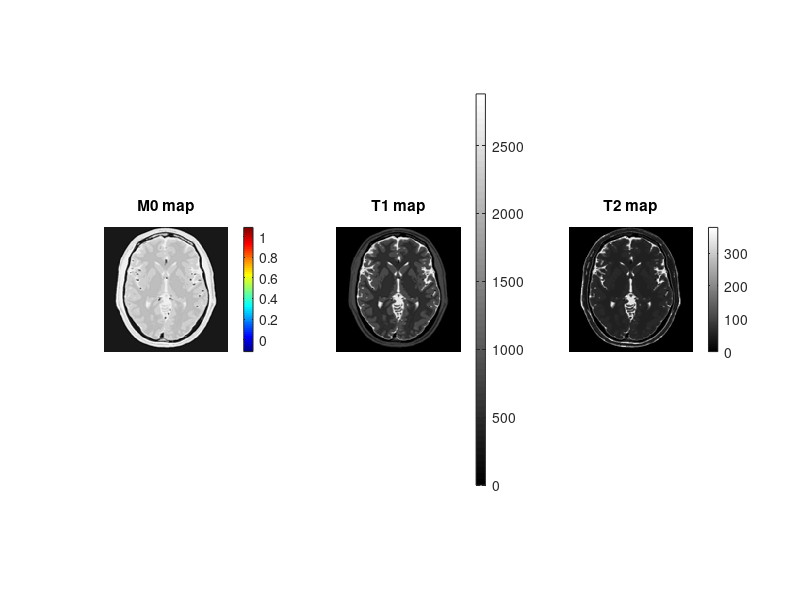

Write MATLAB code to recreate this figure. (Note: this script raises an error after producing the figure.)
% BME 599, HW2
% Problem 2

load('brain_maps.mat')

subplot(1,3,1);
imshow(M0map,[]);
title("M0 map")
colorbar
colormap jet

subplot(1,3,2);
imshow(T1map,[]);
title("T1 map")
colorbar
colormap jet

subplot(1,3,3);
imshow(T2map,[]);
title("T2 map")
colorbar
colormap jet

%% 2a

TR_vec_ms = [500, 4000, 6000]; % from lecture slides
TE_vec_ms = [15, 15, 100]; % from lecture slides
T1w_im = zeros(256,256); % short TR, short TE
PDW_im = zeros(256,256); % long TR, short TE
T2w_im = zeros(256,256); % long TR, long TE

warning off
for j = 1:256
    for k = 1:256
        [Msig,~] = sesignal(T1map(j,k),T2map(j,k),TE_vec_ms(1),TR_vec_ms(1),0,M0map(j,k));
        T1w_im(j,k) = abs(Msig);
        [Msig,~] = sesignal(T1map(j,k),T2map(j,k),TE_vec_ms(2),TR_vec_ms(2),0,M0map(j,k));
        PDW_im(j,k) = abs(Msig);
        [Msig,~] = sesignal(T1map(j,k),T2map(j,k),TE_vec_ms(3),TR_vec_ms(3),0,M0map(j,k));
        T2w_im(j,k) = abs(Msig);
    end

end

%% 2a plots
subplot(1,3,1);
imshow(PDW_im,[]);
title("PDW")

subplot(1,3,2);
imshow(T1w_im,[]);
title("T1w")

subplot(1,3,3);
imshow(T2w_im,[]);
title("T2w")

%% 2b

T1_ms_vec = [1000,1000,2000,2000];
T2_ms_vec = [50,100,50,100];
TR_ms = 3000;
ES_ms = 5;
ETL = 32;

for i = 1:4
    [Msig,Mss] = fsesignal(T1_ms_vec(i),T2_ms_vec(i),ES_ms,TR_ms,0,ETL); % size 32 (values for each echo)
end


%% subfunctions explicitly from http://mrsrl.stanford.edu/~brian/bloch/
% made some edits to solve the homework questions, but base code from here

% 
%	function [Msig,Mss] = sesignal(T1,T2,TE,TR,dfreq,m0)
% 
%	Calculate the steady state signal at TE for a spin-echo
%	sequence, given T1,T2,TR,TE in ms.  Force the
%	transverse magnetization to zero before each excitation.
%	dfreq is the resonant frequency in Hz.  flip is in radians.
%

function [Msig,Mss] = sesignal(T1,T2,TE,TR,dfreq,m0)

Rflip = yrot(pi/2);	% Rotation from excitation pulse (90)
Rrefoc = xrot(pi);	% Rotation from refocusing pulse (usually 180)

[Atr,Btr] = freeprecess(TR-TE,T1,T2,dfreq);	% Propagation TE to TR
[Ate2,Bte2] = freeprecess(TE/2,T1,T2,dfreq);	% Propagation 0 to TE/2
						% (same as TE/2 to TE)

% Neglect residual transverse magnetization prior to excitation.
%Atr = [0 0 0;0 0 0;0 0 1]*Atr;		% (Just keep Mz component)
Atr = [0 0 0;0 0 0;0 0 m0]*Atr;		% (Just keep Mz component) %%% changed from original version for the homework


% Let 	M1 be the magnetization just before the 90.
%	M2 be just before the 180.
%	M3 be at TE.
%	M4 = M1
%
% then
%	M2 = Ate2*Rflip*M1 + Bte2
%	M3 = Ate2*Rrefoc*M2 + Bte2
%	M4 = Atr * M3 + Btr
%
% Solve for M3... (Magnetization at TE)
%

Mss = inv(eye(3)-Ate2*Rrefoc*Ate2*Rflip*Atr) * (Bte2+Ate2*Rrefoc*(Bte2+Ate2*Rflip*Btr));

Msig = Mss(1)+i*Mss(2);

end

function Rz=zrot(phi)
Rz = [cos(phi) -sin(phi) 0;sin(phi) cos(phi) 0; 0 0 1];
end

function Rx=xrot(phi)
Rx = [1 0 0; 0 cos(phi) -sin(phi);0 sin(phi) cos(phi)];
end

function Ry=yrot(phi)
Ry = [cos(phi) 0 sin(phi);0 1 0;-sin(phi) 0 cos(phi)];
end

function Rth=throt(phi,theta)
Rz = zrot(-theta);
Rx = xrot(phi);
Rth = inv(Rz)*Rx*Rz;
end

function [Afp,Bfp]=freeprecess(T,T1,T2,df)
%
%	Function simulates free precession and decay
%	over a time interval T, given relaxation times T1 and T2
%	and off-resonance df.  Times in ms, off-resonance in Hz.
phi = 2*pi*df*T/1000;	% Resonant precession, radians.
E1 = exp(-T/T1);	
E2 = exp(-T/T2);
Afp = [E2 0 0;0 E2 0;0 0 E1]*zrot(phi);
Bfp = [0 0 1-E1]';
end

% 
%	function [Msig,Mss] = fsesignal(T1,T2,TE,TR,dfreq,ETL)
% 
%	Calculate the steady state signal at TE for a multi-echo spin-echo
%	sequence, given T1,T2,TR,TE in ms.  Force the
%	transverse magnetization to zero before each excitation.
%	dfreq is the resonant frequency in Hz.  flip is in radians.
%

function [Msig,Mss] = fsesignal(T1,T2,TE,TR,dfreq,ETL)

Rflip = yrot(pi/2);	% Rotation from Excitation  (usually 90)
Rrefoc = xrot(pi);	% Rotation from Refocusing (usually 180)

[Atr,Btr] = freeprecess(TR-ETL*TE,T1,T2,dfreq);	% Propagation last echo to TR
[Ate2,Bte2] = freeprecess(TE/2,T1,T2,dfreq);	% Propagation over TE/2

% Neglect residual transverse magnetization prior to excitation.
Atr = [0 0 0;0 0 0;0 0 1]*Atr;	% Retain only Mz component.


% Since ETL varies, let's keep a "running" A and B.  We'll
% calculate the steady-state signal just after the tip, Rflip.

% Initial.
A=eye(3);
B=[0 0 0]';


% For each echo, we "propagate" A and B:
for k=1:ETL
	A = Ate2*Rrefoc*Ate2*A;			% TE/2 -- Refoc -- TE/2
	B = Bte2+Ate2*Rrefoc*(Bte2+Ate2*B);
end;


% Propagate A and B through to just after flip, and calculate steady-state.
A = Rflip*Atr*A;
B = Rflip*(Btr+Atr*B);

Mss = inv(eye(3)-A)*B;	% -- Steady state is right after 90 pulse!
M = Mss;


% Calculate signal on each echo.
for k=1:ETL
	M = Ate2*Rrefoc*Ate2*M + Bte2+Ate2*Rrefoc*Bte2;
	Mss(:,k)=M;
	Msig(k)=M(1)+i*M(2);
end;
end